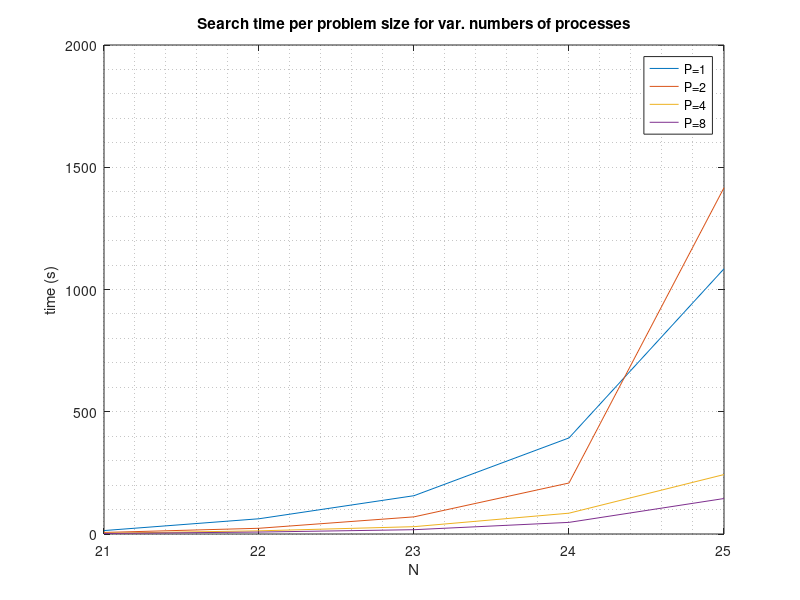
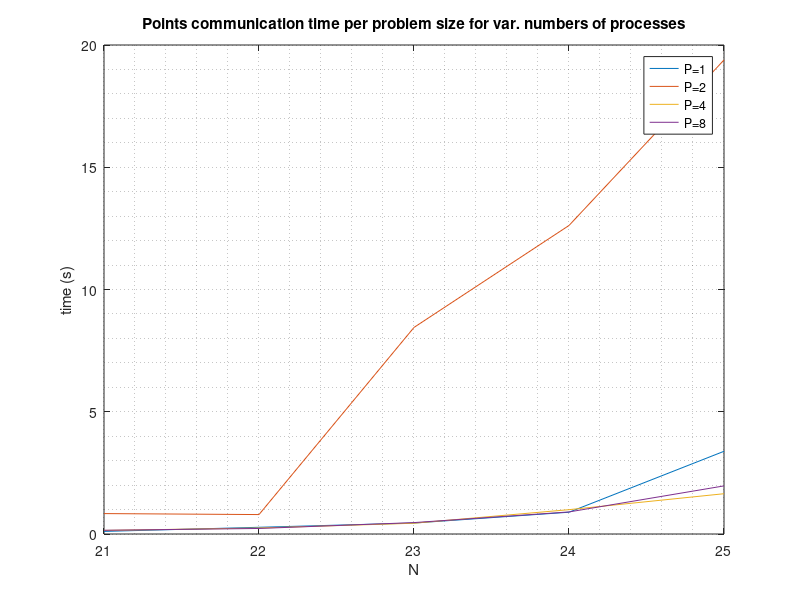
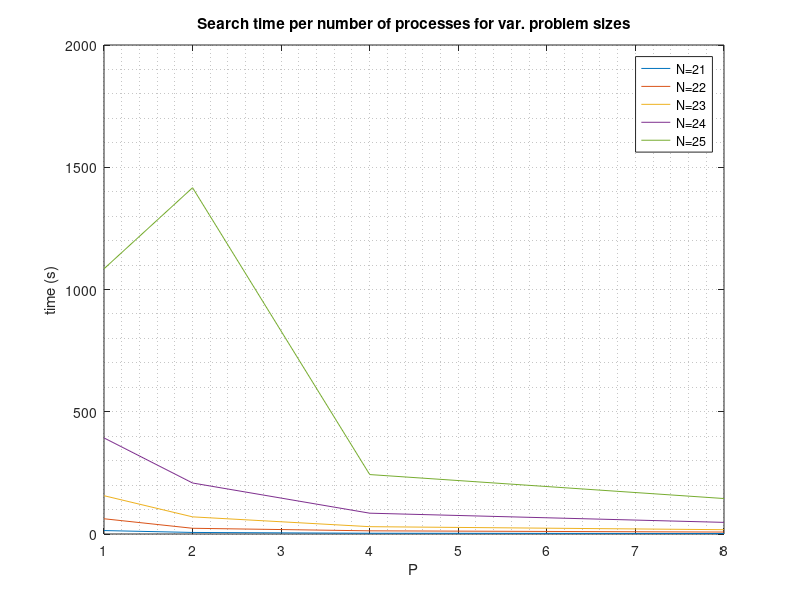
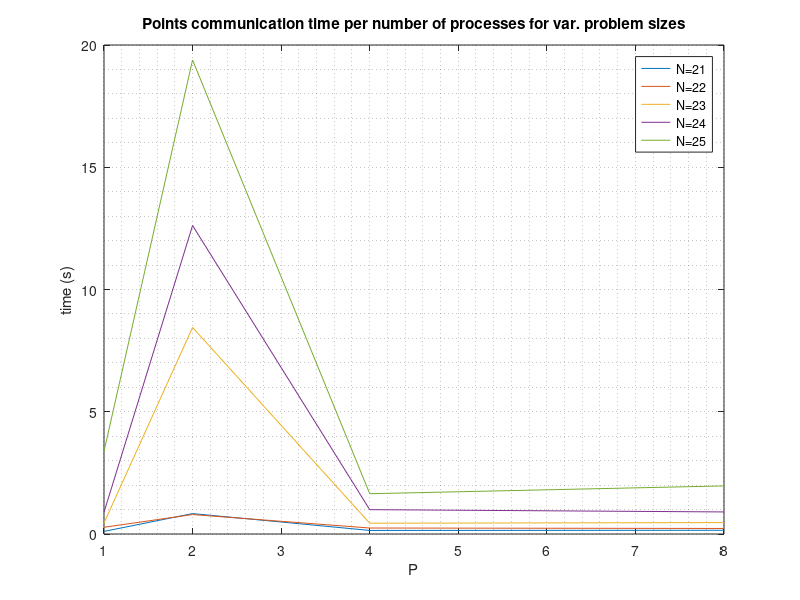

These charts were generated, in order, by the following MATLAB code:
%% Grid analysis
load('grid_results')
p1= p1_laptop_norm2grid;
allp= p1;
allp(:,:,2)= p2; allp(:,:,3)= p4; allp(:,:,4)= p8;

figure(1);
plot([21:25],[p1(:,5),p2(:,5),p4(:,5),p8(:,5)]);
legend('P=1','P=2','P=4','P=8');
title('Search time per problem size for var. numbers of processes');
xlabel('N'); ylabel('time (s)');
grid minor;

figure(2);
plot([21:25],[p1(:,3),p2(:,3),p4(:,3),p8(:,3)]);
legend('P=1','P=2','P=4','P=8');
title('Points communication time per problem size for var. numbers of processes');
xlabel('N'); ylabel('time (s)');
grid minor;

figure(3);
plot([1,2,4,8], [reshape(allp(1,5,:),[],1), reshape(allp(2,5,:),[],1), ...
								 reshape(allp(3,5,:),[],1), reshape(allp(4,5,:),[],1), ...
								 reshape(allp(5,5,:),[],1)]);
legend('N=21','N=22','N=23','N=24','N=25');
title('Search time per number of processes for var. problem sizes');
xlabel('P'); ylabel('time (s)');
grid minor;

figure(4);
plot([1,2,4,8], [reshape(allp(1,3,:),[],1), reshape(allp(2,3,:),[],1), ...
								 reshape(allp(3,3,:),[],1), reshape(allp(4,3,:),[],1), ...
								 reshape(allp(5,3,:),[],1)]);
legend('N=21','N=22','N=23','N=24','N=25');
title('Points communication time per number of processes for var. problem sizes');
xlabel('P'); ylabel('time (s)');
grid minor;


